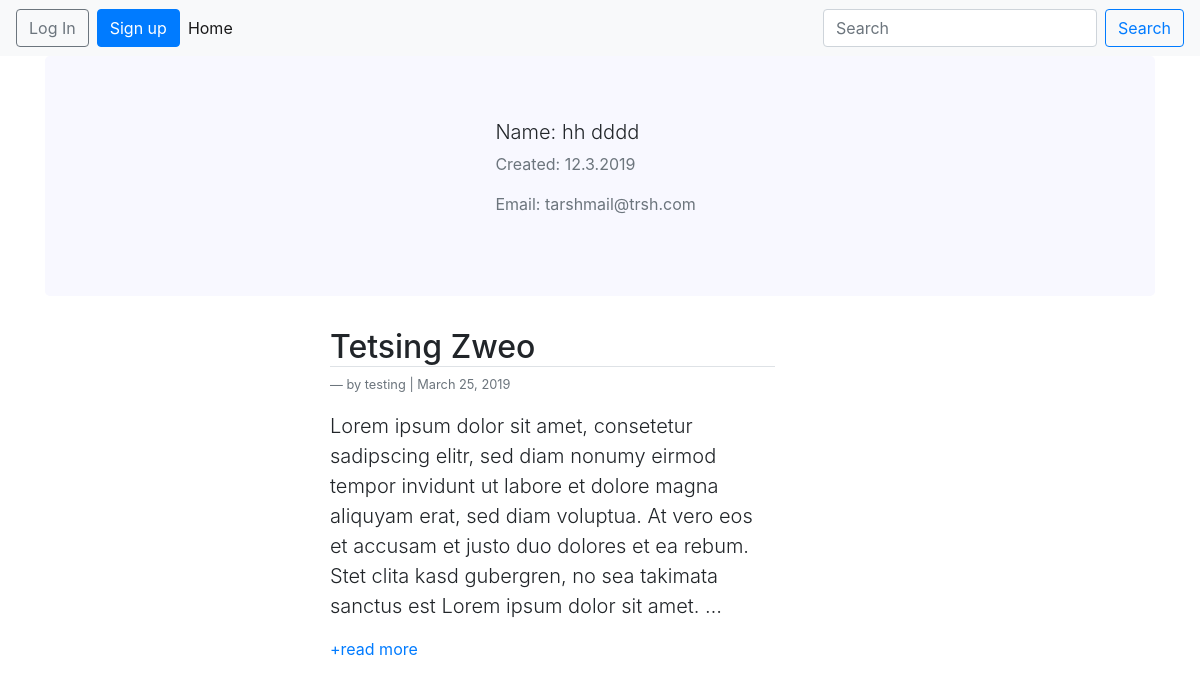
Page /post/testing/profile on the committed database.
### post/models.py (models this page shows, shortened)
class Post(models.Model):
    body_text=models.TextField()
    title=models.CharField(max_length=50)
    created_on=models.DateField(auto_now_add=True)
    slug=models.SlugField(max_length=50,unique=True)
    author=models.ForeignKey(
        get_user_model(),
        on_delete=models.CASCADE,
    )

### users/models.py (models this page shows)
class CustomUser(AbstractUser):
    email = models.EmailField(unique=True)
    age=models.PositiveIntegerField(default=0)
    created_time=models.DateTimeField(default=now)

### post/views.py (the view)
# urls.py: path('post/<slug:slug>/profile', ProfilPostView.as_view(), name='profile'),
class ProfilPostView(ListView):
    model=Post
    template_name='profile.html'
    def get_queryset(self):
        return Post.objects.filter(author__username=self.kwargs['slug']).order_by('created_on')
    def get_context_data(self,**kwargs):
        context=super(ProfilPostView,self).get_context_data(**kwargs)
        context['profiles']=Post.objects.filter(author__username=self.kwargs['slug'])
        return context

### templates/profile.html (shortened to what this page needs)
{% extends 'base.html' %}
{% block content %}
        <div class="jumbotron" style="background-color:ghostwhite">
            {% for post in object_list%}
                <h3 style="padding-left:40%" class="lead">Name: {{ post.author.first_name}} {{post.author.last_name}}</h3>
                <p class="text-muted" style="padding-left:40%">Created: {{post.author.created_time.day}}.{{post.author.created_time.month}}.{{post.author.created_time.year}}</p>
                <p class="text-muted" style="padding-left:40% ">Email: {{post.author.email}}</p>
            {% endfor %}
        </div>
    <div class="row mt-4">
            <div class=" col-md-3">
            </div>
        <div class="col-md-5">
            {% for post in object_list %}
                <h2 class="border-bottom">{{ post.title }}</h2>
                <p class="blockquote-footer">by {{ post.author }} | {{ post.created_on }}</p>
                <p class=" lead">{{ post.body_text|truncatewords:50 }}</p>
                <p> <a href="{% url 'post_detail' post.slug %}">+read more</p></a>
            {% endfor %}
        </div>
    </div>
{% endblock content%}

### rows in the picture
Post: author.first_name "hh", author.last_name "dddd", author.created_time.day "12", author.created_time.month "3", author.created_time.year "2019", author.email "tarshmail@trsh.com", title "Tetsing Zweo", author "testing", created_on "March 25, 2019", body_text "Lorem ipsum dolor sit amet, consetetur sadipscing elitr, sed diam nonumy eirmod tempor invidunt ut labore et dolore magna aliquyam erat, sed diam voluptua. At vero eos et accusam et justo duo dolores et ea rebum. Stet clita kasd gubergren, no sea takimata sanctus est Lorem ipsum dolor sit amet. …"
